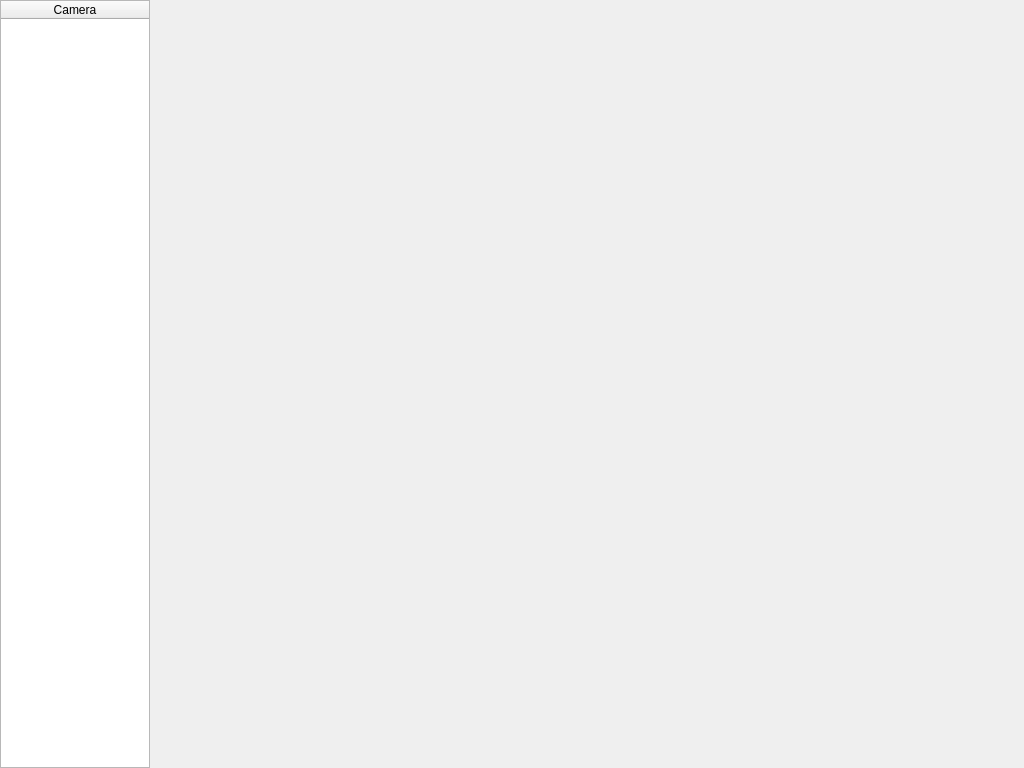
<?xml version="1.0" encoding="UTF-8"?>
<ui version="4.0">
 <class>Camera_List_Form</class>
 <widget class="QWidget" name="Camera_List_Form">
  <property name="geometry">
   <rect>
    <x>0</x>
    <y>0</y>
    <width>1024</width>
    <height>768</height>
   </rect>
  </property>
  <property name="windowTitle">
   <string>CameraTest</string>
  </property>
  <property name="windowIcon">
   <iconset resource="../ico.qrc">
    <normaloff>:/UI_ICO/ICO/ICO.ico</normaloff>:/UI_ICO/ICO/ICO.ico</iconset>
  </property>
  <layout class="QGridLayout" name="gridLayout_2">
   <property name="leftMargin">
    <number>0</number>
   </property>
   <property name="topMargin">
    <number>0</number>
   </property>
   <property name="rightMargin">
    <number>0</number>
   </property>
   <property name="bottomMargin">
    <number>0</number>
   </property>
   <property name="spacing">
    <number>0</number>
   </property>
   <item row="0" column="0" rowspan="2">
    <widget class="QTreeWidget" name="CameraList">
     <property name="enabled">
      <bool>true</bool>
     </property>
     <property name="sizePolicy">
      <sizepolicy hsizetype="Expanding" vsizetype="Expanding">
       <horstretch>0</horstretch>
       <verstretch>0</verstretch>
      </sizepolicy>
     </property>
     <property name="minimumSize">
      <size>
       <width>0</width>
       <height>0</height>
      </size>
     </property>
     <property name="maximumSize">
      <size>
       <width>150</width>
       <height>16777215</height>
      </size>
     </property>
     <property name="editTriggers">
      <set>QAbstractItemView::EditKeyPressed|QAbstractItemView::SelectedClicked</set>
     </property>
     <column>
      <property name="text">
       <string>Camera</string>
      </property>
      <property name="textAlignment">
       <set>AlignCenter</set>
      </property>
     </column>
    </widget>
   </item>
   <item row="0" column="1" rowspan="2" colspan="2">
    <layout class="QGridLayout" name="gridLayout"/>
   </item>
  </layout>
 </widget>
 <resources>
  <include location="../ico.qrc"/>
 </resources>
 <connections/>
</ui>
